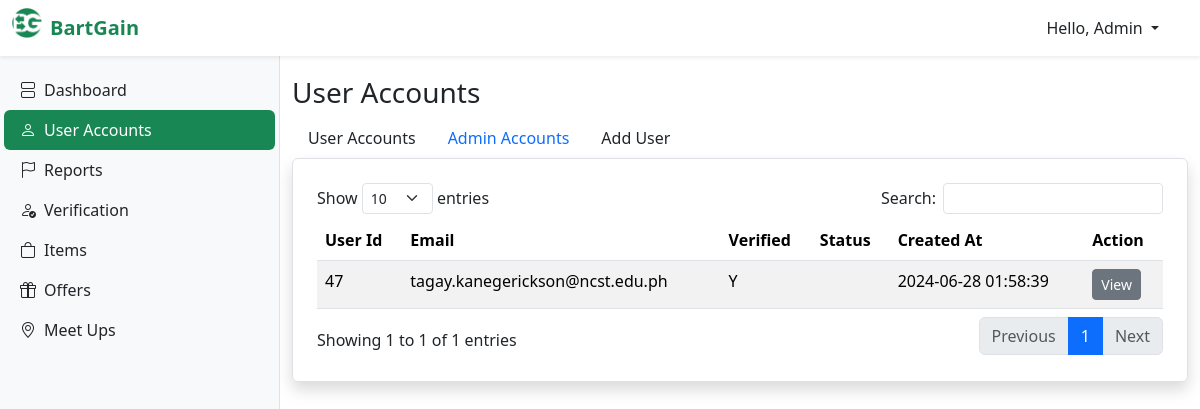
The app's page /admin/admin-accounts.php with its own data.
### tables this page shows
CREATE TABLE `users` (
  `user_id` int(11) NOT NULL,
  `role_id` int(11) NOT NULL,
  `fullname` varchar(100) NOT NULL,
  `birth_date` date DEFAULT NULL,
  `age` int(11) DEFAULT NULL,
  `profile_picture` varchar(255) DEFAULT NULL,
  `email` varchar(100) NOT NULL,
  `password` varchar(255) NOT NULL,
  `address` text DEFAULT NULL,
  `lng` double DEFAULT NULL,
  `lat` double DEFAULT NULL,
  `verified` enum('Y','N') NOT NULL DEFAULT 'N',
  `user_rating` int(11) DEFAULT NULL,
  `user_rate_count` int(11) DEFAULT NULL,
  `created_at` timestamp NOT NULL DEFAULT current_timestamp(),
  `updated_at` timestamp NOT NULL DEFAULT current_timestamp() ON UPDATE current_timestamp()
);

### admin/admin-accounts.php (the view, shortened to what this page needs)
<?php
  require_once '../dbcon.php';
?>
<!DOCTYPE html>
<html lang="en">
<head>
  <?php
    include("layout/top-link.php");
  ?>
</head>
<body>
  <?php
    include("layout/navbar.php");
  ?>
  <?php
    include("layout/sidebar.php");
  ?>
  <main class="main-content pt-3">
    <div class="container main-title mb-5">
      <h3 >User Accounts</h3>
      <div>
        <nav class="nav">
          <a class="nav-link text-dark text-sm" href="users.php">User Accounts</a>
          <a class="nav-link text-sm" href="admin-accounts.php">Admin Accounts</a>
          <a class="nav-link text-dark text-sm" href="add-user.php">Add User</a>
        </nav>
      </div>
      <div class="table-responsive border p-4 border shadow rounded">
        <table id="myTable" class="w-100 table table-striped">
          <thead>
            <th>User Id</th>
            <th>Email</th>
            <th>Verified</th>
            <th>Status</th>
            <th>Created At</th>
            <th>Action</th>
          </thead>
          <tbody>
            <?php
              $query = "SELECT * FROM users WHERE role_id = 2 ORDER BY user_id DESC";
              $stmt = $conn->query($query);
              $stmt->setFetchMode(PDO::FETCH_OBJ);
              $result = $stmt->fetchAll();
              foreach ($result as $row) {
                ?>
                <tr>
                  <td><?= $row->user_id ?></td>
                  <td><?= $row->email ?></td>
                  <td><?= $row->verified ?></td>
                  <td><?= $row->user_status ?></td>
                  <td><?= $row->created_at ?></td>
                  <td>
                    <form action="view-user-account.php" method="post">
                      <button class="btn btn-sm btn-secondary">View</button>
                    </form>
                  </td>
                </tr>
                <?php
              }
            ?>
          </tbody>
        </table>
      </div>
    </div>
  </main>
</body>
</html>

### admin/layout/style.php (style rules this page uses)
.main-content { padding-left: 280px; }
.main-title { margin-top: 60px !important; }

### records on screen
users: user_id "47", email "tagay.kanegerickson@ncst.edu.ph", verified "Y", created_at "2024-06-28 01:58:39"
